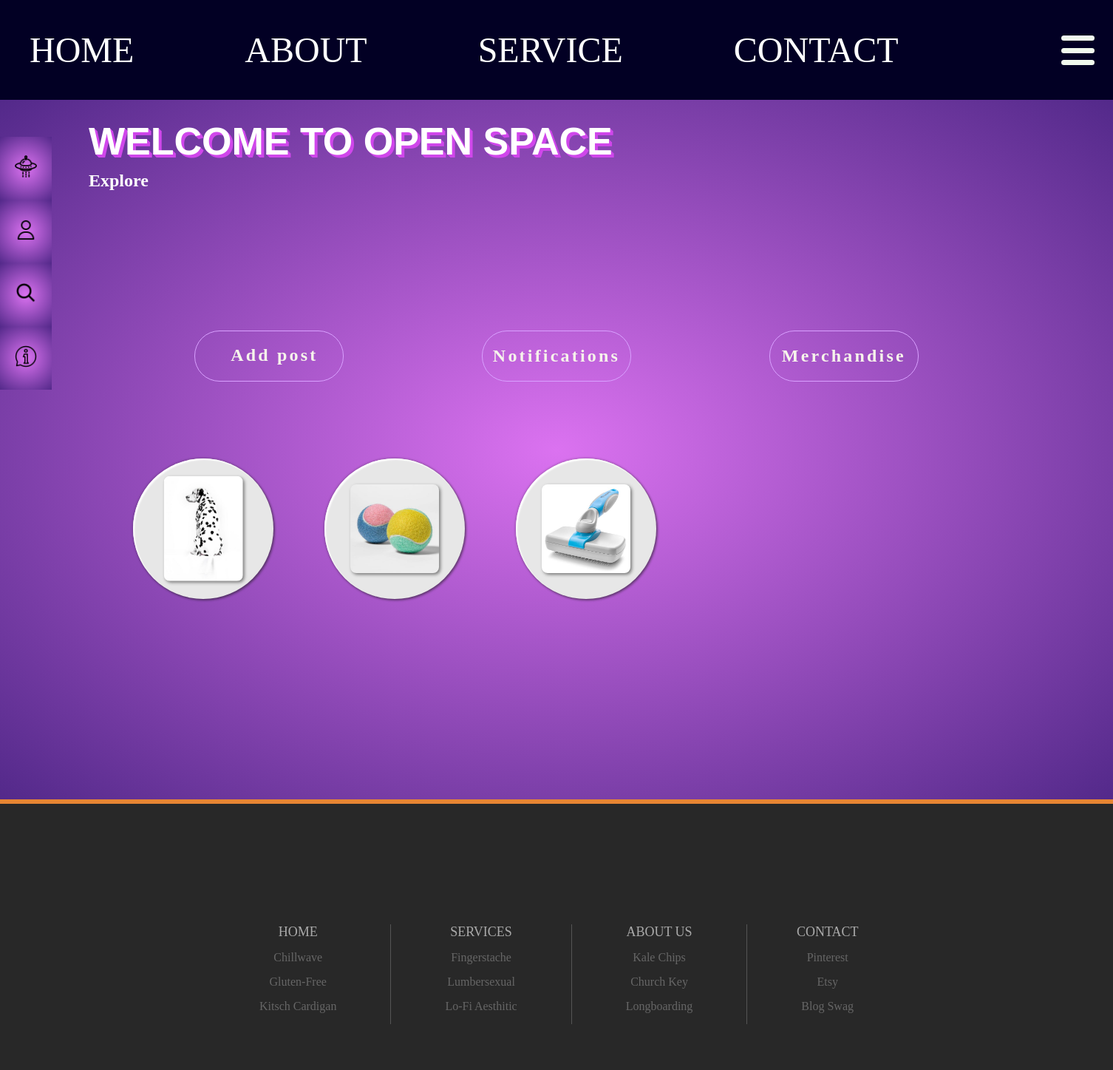
The app's page /posts/, older data.
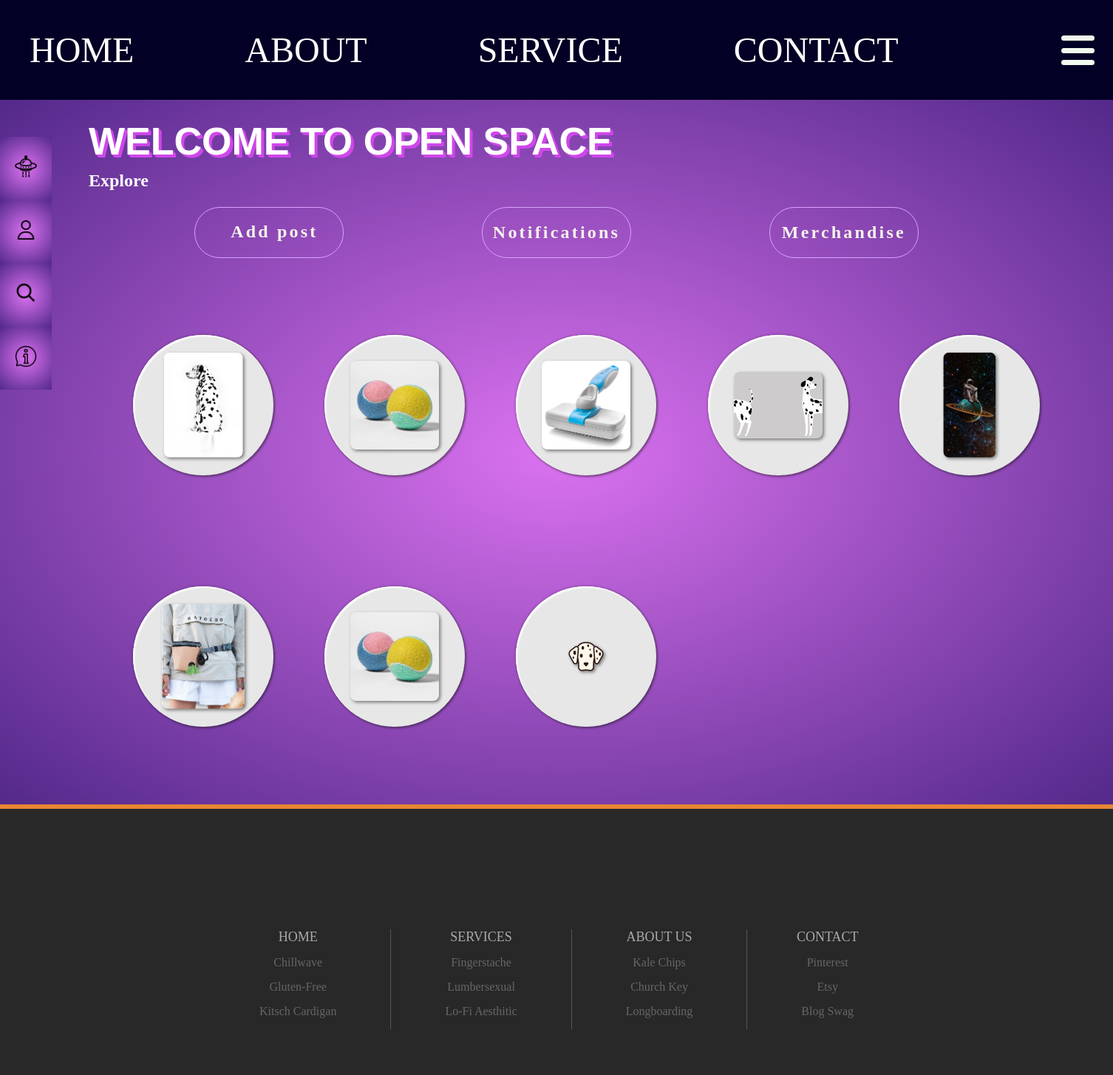
The same page, newer data.
### posts/models.py (models this page shows, shortened)
class Post(models.Model):
    title = models.CharField(max_length=200)
    image = models.ImageField(upload_to="posts/images")
    content = models.TextField()
    created_on = models.DateTimeField(auto_now_add=True)
    user = models.ForeignKey(User, on_delete=models.CASCADE, related_name="posts")

### posts/views.py (the view)
# urls.py: path('', views.PostListView.as_view(), name='post_list'),
class PostListView(ListView):
    template_name = 'posts/list.html'
    model = Post

### templates/posts/list.html (shortened to what this page needs)
{% extends "pages/service.html" %}
{% load static %}
{% block css %}
<link rel="stylesheet" href="{% static 'css/service.css' %}">
<link rel="stylesheet" href="{% static 'css/list.css' %}">
{% endblock %}
{% block service_content %}
<div>
    <div class="service_welcome">
      <div class="box">
          <a class="btn_details" href="{% url 'post_create' %}">Add post</a>
      </div>
      <div class="box">
        <a class="btn_details btn_update" href="#">Notifications</a>
    </div>
      <div class="box">
        <a class="btn_details btn_update" href="{% url 'product' %}">Merchandise</a>
    </div>
    </div>
<div class="post_flex">
{% for post in post_list %}
    <div class="post_container">
    <div class="container-image">
         <img src="{{post.image.url}}" alt="" class="image-circle fil-shoes1">
    </div>
    </div>
{% endfor %}
</div>
</div>
{% endblock %}

### templates/pages/service.html (shortened to what this page needs)
{% extends 'base.html' %}
{% load static %}
{% block content %}
<div class="service">
    <div class="nav-container">
      <nav class="side-bar">
        <ul>
          <a class="nav-cube" href="{% url 'post_list' %}">
            <div>
              <img src="{% static 'icons/spaceShip.png' %}" alt="space ship" />
            </div>
        </a>
          <a class="nav-cube" href="{% url 'profile_update' user.id  %}">
            <div >
              <img src="{% static 'icons/profile.png' %}" alt="profile" />
            </div>
        </a>
          <a to="gptSearch" class="nav-cube">
            <div>
              <img src="{% static 'icons/search.png' %}" alt="search" />
            </div>
        </a>
          <a href="{% url 'contact' %}" class="nav-cube">
            <div>
              <img src="{% static 'icons/info.png' %}" alt="info" />
            </div>
        </a>
        </ul>
      </nav>
    </div>
    <section class="service-sidebar">
      <h1>Welcome to Open Space</h1>
      <h2>Explore</h2>
    </section>
    <section class="service-content">
        <div class="center-service">
        {% block service_content %}
        {% endblock %}
        </div>
    </section>
  </div>
{% endblock %}

### templates/base.html (shortened to what this page needs)
{% load static %}
<!DOCTYPE html>
<html lang="en">
<head>
    <link rel="stylesheet" href="{% static 'css/base.css' %}">
    {% block css %} {% endblock %}
</head>
<body>
    {% include 'navbar.html' %}
    <main class="container-fluid">
    {% block content %}
    {% endblock %}
    </main>
    {% include 'footer.html' %}
</body>
</html>

### templates/navbar.html (shortened to what this page needs)
<nav class="custom">
  <div class="custom-container">
    <ul class="custom-list">
      <li class="custom-links">
        <a class="custom-h1" data-name="home" href="{% url 'home' %}"> Home </a>
      </li>
      <li class="custom-links">
        <a class="custom-h1" data-name="about" href="{% url 'about' %}"
          >About
        </a>
      </li>
      {% if user.is_authenticated %}
      <li class="custom-links">
        <a class="custom-h1" data-name="service" href="{% url 'service' %}"> Service </a>
      </li>
      {% else %}
      <li class="custom-links">
        <a class="custom-h1" data-name="service" href="{% url 'login' %}"> Service </a>
      </li>
      {% endif %}
      <li class="custom-links">
        <a class="custom-h1" data-name="contact" href="{% url 'contact' %}"> Contact </a>
      </li>
    </ul>
  </div>
  <div class="nav-menu-burger">
    <label class="bar" for="check">
      <span class="top"></span>
      <span class="middle"></span>
      <span class="bottom"></span>
    </label>
  </div>
</nav>

### templates/footer.html
<footer class="footer">
    <div class="social-buttons-container">
      <div class="social-button facebook-button"></div>
      <div class="social-button insta-button"></div>
      <div class="social-button twitter-button"></div>
      <div class="social-button pinterest-button"></div>
    </div>
    <div class="footer-links-container">
      <div class="footer-flex-column">
        <ul>
          Home
          <li>Chillwave</li>
          <li>Gluten-free</li>
          <li>Kitsch Cardigan</li>
        </ul>
      </div>
      <div class="footer-flex-column">
        <ul>
          Services
          <li>Fingerstache</li>
          <li>Lumbersexual</li>
          <li>Lo-Fi Aesthitic</li>
        </ul>
      </div>
      <div class="footer-flex-column">
        <ul>
          About Us
          <li>Kale Chips</li>
          <li>Church Key</li>
          <li>Longboarding</li>
        </ul>
      </div>
      <div class="footer-flex-column">
        <ul>
          Contact
          <li>Pinterest</li>
          <li>Etsy</li>
          <li>Blog Swag</li>
        </ul>
      </div>
    </div>
  </footer>

### static/css/base.css (style rules this page uses)
html, body { min-height: 100vh; }
* { margin: 0; padding: 0; font-family: 'Merlo, georgia, serif'; scroll-behavior: smooth; scroll-padding-top: 75px; }
img { max-width: 100%; height: auto; }
a { text-decoration: none; }
:root { --bgcolor: rgb(2, 0, 36); }
.custom { min-height: 13vh; background: var(--bgcolor); color: white; display: flex; justify-content: space-between; align-items: center; }
.custom-container { padding: 40px; }
.custom-list { list-style: none; display: flex; flex-direction: row; justify-content: space-evenly; }
.custom-h1 { font-size: 3rem; position: relative; text-transform: uppercase; transition: all 300ms ease; width: fit-content; cursor: pointer; color: inherit; padding-right: 150px; display: inline-block }
.custom-h1::before { content: attr(data-name); position: absolute; top: 0; left: -10px; background: var(--bgcolor); height: 2rem; overflow: hidden; transition: all 300ms ease; padding-left: 10px; }
.custom-h1::after { content: ""; height: 2px; width: 0; position: absolute; top: 50%; left: 30%; transform: translate(-50%, -50%); background: hotpink; transition: all 300ms ease; }
.nav-menu-burger { padding: 20px; }
.bar { display: block; position: relative; cursor: pointer; width: 50px; height: 40px; }
.bar span { position: absolute; width: 45px; height: 7px; background: #f1faee; border-radius: 100px; display: inline-block; transition: 0.3s ease; left: 0; }
.bar span.top { top: 0; }
.bar span.middle { top: 17px; }
.bar span.bottom { bottom: 0; }
footer { text-align: center; min-height: 350px; padding-top: 10px; background-color: #282828; border-top: 6px solid #e78533; color: #fff; }
.social-buttons-container { min-height: 100px; width: 100%; max-width: 1000px; margin: 20px auto 0; text-align: center; display: flex; flex-direction: row; justify-content: center; }
.social-button { transform: scale(0.75); height: 75px; width: 75px; background-size: cover !important; transition: 0.3s ease; margin: 14px 2px; cursor: pointer; }
.social-button.twitter-button { background: url("https://cdn4.iconfinder.com/data/icons/social-icon-4/842/twitter-256.png") no-repeat center; }
.social-button.facebook-button { background: url("https://cdn4.iconfinder.com/data/icons/social-icon-4/842/facebook-256.png") no-repeat center; }
.social-button.pinterest-button { background: url("https://cdn4.iconfinder.com/data/icons/social-icon-4/842/pinterest-256.png") no-repeat center; }
.social-button.insta-button { background: url("https://cdn4.iconfinder.com/data/icons/social-icon-4/842/instagram-256.png") no-repeat center; }
.footer-links-container { display: flex; max-width: 950px; margin: 30px auto 80px; }
.footer-links-container .footer-flex-column { flex-grow: 1; border-right: 1px solid #555; }
.footer-links-container .footer-flex-column:last-child { border: none; }
.footer-links-container .footer-flex-column ul { color: #aaa; font-size: 18px; text-transform: uppercase; }
.footer-links-container .footer-flex-column li { margin: 15px; color: #666; font-size: 16px; text-transform: capitalize; cursor: pointer; list-style-type: none; }

Row changes from the older to the newer data that the page shows:
added Post: image (picture)
added Post: image (picture)
added Post: image (picture)
added Post: image (picture)
added Post: image (picture)
